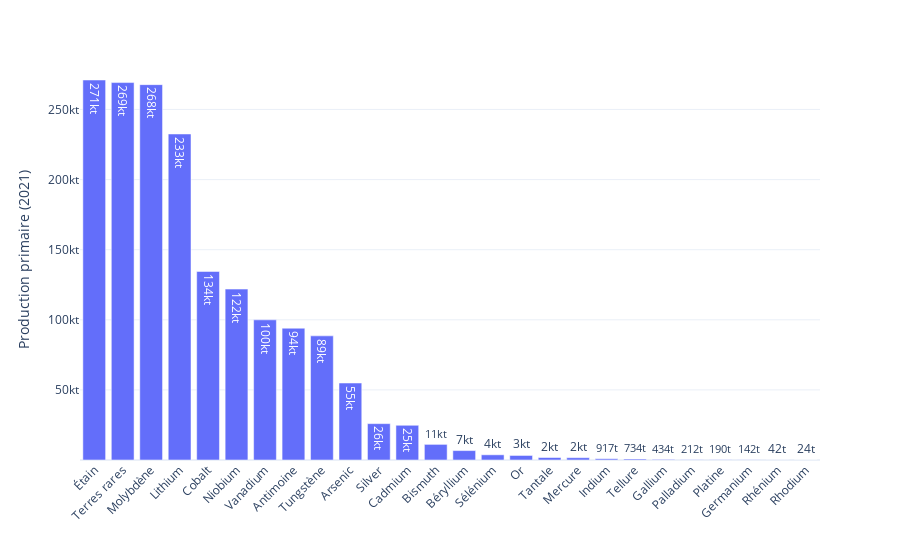

Write notebook code for a chart like this one.
### Code cell
# petits métaix 
df2 = df[df["Type"]=="Metal"].sort_values("2021", ascending=False)[["Commodity","2021"]]
    
df2["Label"] = df2.apply(lambda row : get_label(row["2021"]),axis=1)
fig = df2[df2["2021"] < 1e6].plot.bar(x="Commodity",y="2021",text="Label")

fig.update_yaxes(
    tickvals=[n*0.5e5 for n in range(1,6)],
    ticktext=[f"{x*1e-3:.0f}kt" for x in [n*0.5e5 for n in range(1,6)]],
    exponentformat = 'power'
    )
fig.update_xaxes(tickangle= -45)  
fig.update_layout(
    xaxis_title = "",
    yaxis_title = "Production primaire (2021)",
    template = "plotly_white",
    )

# fig.write_image("./figures/production_2021_petits_metaux.png",width=1000,height=500)

### Figure 1 — Plotly figure (JSON) as saved in the notebook; plotly's stock layout.template omitted (floating-point values rounded to 4 significant figures)
{"data": [{"alignmentgroup": "True", "hovertemplate": "Commodity=%{x}<br>2021=%{y}<br>Label=%{text}<extra></extra>", "legendgroup": "", "marker": {"color": "#636efa", "pattern": {"shape": ""}}, "name": "", "offsetgroup": "", "orientation": "v", "showlegend": false, "text": ["271kt", "269kt", "268kt", "233kt", "134kt", "122kt", "100kt", "94kt", "89kt", "55kt", "26kt", "25kt", "11kt", "7kt", "4kt", "3kt", "2kt", "2kt", "917t", "734t", "434t", "212t", "190t", "142t", "42t", "24t"], "textposition": "auto", "type": "bar", "x": ["Étain", "Terres rares", "Molybdène", "Lithium", "Cobalt", "Niobium", "Vanadium", "Antimoine", "Tungstène", "Arsenic", "Silver", "Cadmium", "Bismuth", "Béryllium", "Sélénium", "Or", "Tantale", "Mercure", "Indium", "Tellure", "Gallium", "Palladium", "Platine", "Germanium", "Rhénium", "Rhodium"], "xaxis": "x", "y": [271033, 269203, 267724, 232530, 134476, 121902, 99969, 93997, 88537, 54895, 25938, 24770, 11143, 6716, 3710, 3235, 1760, 1657, 917, 734, 434, 212, 190, 142, 42, 24], "yaxis": "y"}], "layout": {"barmode": "relative", "legend": {"tracegroupgap": 0}, "margin": {"t": 60}, "xaxis": {"anchor": "y", "domain": [0, 1], "tickangle": -45, "title": {"text": ""}}, "yaxis": {"anchor": "x", "domain": [0, 1], "exponentformat": "power", "ticktext": ["50kt", "100kt", "150kt", "200kt", "250kt"], "tickvals": [50000, 100000, 150000, 200000, 250000], "title": {"text": "Production primaire (2021)"}}}}
